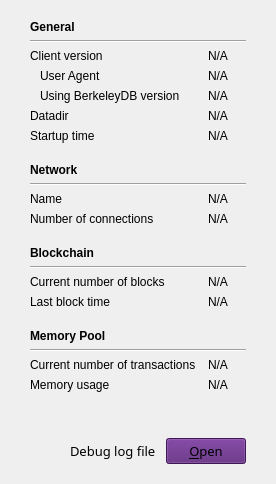
     <widget class="QWidget" name="tab_info">
      <attribute name="title">
       <string>&amp;Information</string>
      </attribute>
      <layout class="QGridLayout" name="gridLayout" columnstretch="0,0,0">
       <property name="leftMargin">
        <number>30</number>
       </property>
       <property name="topMargin">
        <number>20</number>
       </property>
       <property name="rightMargin">
        <number>30</number>
       </property>
       <property name="bottomMargin">
        <number>20</number>
       </property>
       <property name="horizontalSpacing">
        <number>12</number>
       </property>
       <item row="10" column="0">
        <widget class="QLabel" name="label_8">
         <property name="text">
          <string>Name</string>
         </property>
        </widget>
       </item>
       <item row="2" column="1" colspan="2">
        <widget class="QLabel" name="clientVersion">
         <property name="cursor">
          <cursorShape>IBeamCursor</cursorShape>
         </property>
         <property name="text">
          <string>N/A</string>
         </property>
         <property name="textFormat">
          <enum>Qt::PlainText</enum>
         </property>
         <property name="textInteractionFlags">
          <set>Qt::LinksAccessibleByMouse|Qt::TextSelectableByKeyboard|Qt::TextSelectableByMouse</set>
         </property>
        </widget>
       </item>
       <item row="11" column="0">
        <widget class="QLabel" name="label_7">
         <property name="text">
          <string>Number of connections</string>
         </property>
        </widget>
       </item>
       <item row="15" column="1" colspan="2">
        <widget class="QLabel" name="numberOfBlocks">
         <property name="cursor">
          <cursorShape>IBeamCursor</cursorShape>
         </property>
         <property name="text">
          <string>N/A</string>
         </property>
         <property name="textFormat">
          <enum>Qt::PlainText</enum>
         </property>
         <property name="textInteractionFlags">
          <set>Qt::LinksAccessibleByMouse|Qt::TextSelectableByKeyboard|Qt::TextSelectableByMouse</set>
         </property>
        </widget>
       </item>
       <item row="5" column="0">
        <widget class="QLabel" name="label_12">
         <property name="text">
          <string>Datadir</string>
         </property>
        </widget>
       </item>
       <item row="18" column="0">
        <widget class="QLabel" name="labelMempoolTitle">
         <property name="font">
          <font>
           <weight>75</weight>
           <bold>true</bold>
          </font>
         </property>
         <property name="text">
          <string>Memory Pool</string>
         </property>
        </widget>
       </item>
       <item row="21" column="0">
        <widget class="QLabel" name="labelMemoryUsage">
         <property name="text">
          <string>Memory usage</string>
         </property>
        </widget>
       </item>
       <item row="21" column="1">
        <widget class="QLabel" name="mempoolSize">
         <property name="cursor">
          <cursorShape>IBeamCursor</cursorShape>
         </property>
         <property name="text">
          <string>N/A</string>
         </property>
         <property name="textFormat">
          <enum>Qt::PlainText</enum>
         </property>
         <property name="textInteractionFlags">
          <set>Qt::LinksAccessibleByMouse|Qt::TextSelectableByKeyboard|Qt::TextSelectableByMouse</set>
         </property>
        </widget>
       </item>
       <item row="20" column="0">
        <widget class="QLabel" name="labelNumberOfTransactions">
         <property name="text">
          <string>Current number of transactions</string>
         </property>
        </widget>
       </item>
       <item row="3" column="0">
        <widget class="QLabel" name="labelClientUserAgent">
         <property name="text">
          <string>User Agent</string>
         </property>
         <property name="indent">
          <number>10</number>
         </property>
        </widget>
       </item>
       <item row="3" column="1" colspan="2">
        <widget class="QLabel" name="clientUserAgent">
         <property name="cursor">
          <cursorShape>IBeamCursor</cursorShape>
         </property>
         <property name="text">
          <string>N/A</string>
         </property>
         <property name="textFormat">
          <enum>Qt::PlainText</enum>
         </property>
         <property name="textInteractionFlags">
          <set>Qt::LinksAccessibleByMouse|Qt::TextSelectableByKeyboard|Qt::TextSelectableByMouse</set>
         </property>
        </widget>
       </item>
       <item row="10" column="1" colspan="2">
        <widget class="QLabel" name="networkName">
         <property name="cursor">
          <cursorShape>IBeamCursor</cursorShape>
         </property>
         <property name="text">
          <string>N/A</string>
         </property>
         <property name="textFormat">
          <enum>Qt::PlainText</enum>
         </property>
         <property name="textInteractionFlags">
          <set>Qt::LinksAccessibleByMouse|Qt::TextSelectableByKeyboard|Qt::TextSelectableByMouse</set>
         </property>
        </widget>
       </item>
       <item row="13" column="0">
        <widget class="QLabel" name="labelBlockChain">
         <property name="font">
          <font>
           <weight>75</weight>
           <bold>true</bold>
          </font>
         </property>
         <property name="text">
          <string>Blockchain</string>
         </property>
        </widget>
       </item>
       <item row="2" column="0">
        <widget class="QLabel" name="label_6">
         <property name="text">
          <string>Client version</string>
         </property>
        </widget>
       </item>
       <item row="8" column="0">
        <widget class="QLabel" name="labelNetwork">
         <property name="font">
          <font>
           <weight>75</weight>
           <bold>true</bold>
          </font>
         </property>
         <property name="text">
          <string>Network</string>
         </property>
        </widget>
       </item>
       <item row="16" column="0">
        <widget class="QLabel" name="labelLastBlockTime">
         <property name="text">
          <string>Last block time</string>
         </property>
        </widget>
       </item>
       <item row="0" column="0">
        <widget class="QLabel" name="labelGeneral">
         <property name="font">
          <font>
           <weight>75</weight>
           <bold>true</bold>
          </font>
         </property>
         <property name="text">
          <string>General</string>
         </property>
        </widget>
       </item>
       <item row="5" column="1" colspan="2">
        <widget class="QLabel" name="dataDir">
         <property name="cursor">
          <cursorShape>IBeamCursor</cursorShape>
         </property>
         <property name="text">
          <string>N/A</string>
         </property>
         <property name="textFormat">
          <enum>Qt::PlainText</enum>
         </property>
         <property name="wordWrap">
          <bool>true</bool>
         </property>
         <property name="textInteractionFlags">
          <set>Qt::LinksAccessibleByMouse|Qt::TextSelectableByKeyboard|Qt::TextSelectableByMouse</set>
         </property>
        </widget>
       </item>
       <item row="15" column="0">
        <widget class="QLabel" name="label_3">
         <property name="text">
          <string>Current number of blocks</string>
         </property>
        </widget>
       </item>
       <item row="11" column="1" colspan="2">
        <widget class="QLabel" name="numberOfConnections">
         <property name="cursor">
          <cursorShape>IBeamCursor</cursorShape>
         </property>
         <property name="text">
          <string>N/A</string>
         </property>
         <property name="textFormat">
          <enum>Qt::PlainText</enum>
         </property>
         <property name="textInteractionFlags">
          <set>Qt::LinksAccessibleByMouse|Qt::TextSelectableByKeyboard|Qt::TextSelectableByMouse</set>
         </property>
        </widget>
       </item>
       <item row="20" column="1">
        <widget class="QLabel" name="mempoolNumberTxs">
         <property name="cursor">
          <cursorShape>IBeamCursor</cursorShape>
         </property>
         <property name="text">
          <string>N/A</string>
         </property>
         <property name="textFormat">
          <enum>Qt::PlainText</enum>
         </property>
         <property name="textInteractionFlags">
          <set>Qt::LinksAccessibleByMouse|Qt::TextSelectableByKeyboard|Qt::TextSelectableByMouse</set>
         </property>
        </widget>
       </item>
       <item row="16" column="1" colspan="2">
        <widget class="QLabel" name="lastBlockTime">
         <property name="cursor">
          <cursorShape>IBeamCursor</cursorShape>
         </property>
         <property name="text">
          <string>N/A</string>
         </property>
         <property name="textFormat">
          <enum>Qt::PlainText</enum>
         </property>
         <property name="textInteractionFlags">
          <set>Qt::LinksAccessibleByMouse|Qt::TextSelectableByKeyboard|Qt::TextSelectableByMouse</set>
         </property>
        </widget>
       </item>
       <item row="6" column="1" colspan="2">
        <widget class="QLabel" name="startupTime">
         <property name="cursor">
          <cursorShape>IBeamCursor</cursorShape>
         </property>
         <property name="text">
          <string>N/A</string>
         </property>
         <property name="textFormat">
          <enum>Qt::PlainText</enum>
         </property>
         <property name="textInteractionFlags">
          <set>Qt::LinksAccessibleByMouse|Qt::TextSelectableByKeyboard|Qt::TextSelectableByMouse</set>
         </property>
        </widget>
       </item>
       <item row="6" column="0">
        <widget class="QLabel" name="label_13">
         <property name="text">
          <string>Startup time</string>
         </property>
        </widget>
       </item>
       <item row="19" column="0" colspan="3">
        <widget class="Line" name="hLine4">
         <property name="orientation">
          <enum>Qt::Horizontal</enum>
         </property>
        </widget>
       </item>
       <item row="4" column="1" colspan="2">
        <widget class="QLabel" name="berkeleyDBVersion">
         <property name="cursor">
          <cursorShape>IBeamCursor</cursorShape>
         </property>
         <property name="text">
          <string>N/A</string>
         </property>
         <property name="textFormat">
          <enum>Qt::PlainText</enum>
         </property>
         <property name="textInteractionFlags">
          <set>Qt::LinksAccessibleByMouse|Qt::TextSelectableByKeyboard|Qt::TextSelectableByMouse</set>
         </property>
        </widget>
       </item>
       <item row="14" column="0" colspan="3">
        <widget class="Line" name="hLine3">
         <property name="orientation">
          <enum>Qt::Horizontal</enum>
         </property>
        </widget>
       </item>
       <item row="4" column="0">
        <widget class="QLabel" name="label_berkeleyDBVersion">
         <property name="text">
          <string>Using BerkeleyDB version</string>
         </property>
         <property name="indent">
          <number>10</number>
         </property>
        </widget>
       </item>
       <item row="9" column="0" colspan="3">
        <widget class="Line" name="hLine2">
         <property name="orientation">
          <enum>Qt::Horizontal</enum>
         </property>
        </widget>
       </item>
       <item row="1" column="0" colspan="3">
        <widget class="Line" name="hLine">
         <property name="orientation">
          <enum>Qt::Horizontal</enum>
         </property>
        </widget>
       </item>
       <item row="12" column="0" colspan="3">
        <spacer name="verticalSpacer_5">
         <property name="orientation">
          <enum>Qt::Vertical</enum>
         </property>
         <property name="sizeType">
          <enum>QSizePolicy::Fixed</enum>
         </property>
         <property name="sizeHint" stdset="0">
          <size>
           <width>20</width>
           <height>14</height>
          </size>
         </property>
        </spacer>
       </item>
       <item row="7" column="0" colspan="3">
        <spacer name="verticalSpacer_2">
         <property name="orientation">
          <enum>Qt::Vertical</enum>
         </property>
         <property name="sizeType">
          <enum>QSizePolicy::Fixed</enum>
         </property>
         <property name="sizeHint" stdset="0">
          <size>
           <width>20</width>
           <height>14</height>
          </size>
         </property>
        </spacer>
       </item>
       <item row="17" column="0" colspan="3">
        <spacer name="verticalSpacer_6">
         <property name="orientation">
          <enum>Qt::Vertical</enum>
         </property>
         <property name="sizeType">
          <enum>QSizePolicy::Fixed</enum>
         </property>
         <property name="sizeHint" stdset="0">
          <size>
           <width>20</width>
           <height>14</height>
          </size>
         </property>
        </spacer>
       </item>
       <item row="22" column="0" colspan="3">
        <spacer name="verticalSpacer">
         <property name="orientation">
          <enum>Qt::Vertical</enum>
         </property>
         <property name="sizeHint" stdset="0">
          <size>
           <width>20</width>
           <height>40</height>
          </size>
         </property>
        </spacer>
       </item>
       <item row="23" column="0" colspan="3">
        <layout class="QHBoxLayout" name="horizontalLayout_6">
         <property name="spacing">
          <number>10</number>
         </property>
         <item>
          <spacer name="horizontalSpacer_2">
           <property name="orientation">
            <enum>Qt::Horizontal</enum>
           </property>
           <property name="sizeHint" stdset="0">
            <size>
             <width>40</width>
             <height>20</height>
            </size>
           </property>
          </spacer>
         </item>
         <item>
          <widget class="QLabel" name="labelDebugLogfile">
           <property name="font">
            <font>
             <family>Source Sans Pro</family>
             <pointsize>10</pointsize>
            </font>
           </property>
           <property name="styleSheet">
            <string notr="true"/>
           </property>
           <property name="text">
            <string>Debug log file</string>
           </property>
          </widget>
         </item>
         <item>
          <widget class="QPushButton" name="openDebugLogfileButton">
           <property name="font">
            <font>
             <family>Source Sans Pro</family>
             <pointsize>10</pointsize>
            </font>
           </property>
           <property name="toolTip">
            <string>Open the %1 debug log file from the current data directory. This can take a few seconds for large log files.</string>
           </property>
           <property name="styleSheet">
            <string notr="true">background-color: #581F78;
opacity: 97%;
font: 10pt &quot;Source Sans Pro&quot;;</string>
           </property>
           <property name="text">
            <string>&amp;Open</string>
           </property>
           <property name="autoDefault">
            <bool>false</bool>
           </property>
          </widget>
         </item>
        </layout>
       </item>
      </layout>
     </widget>
